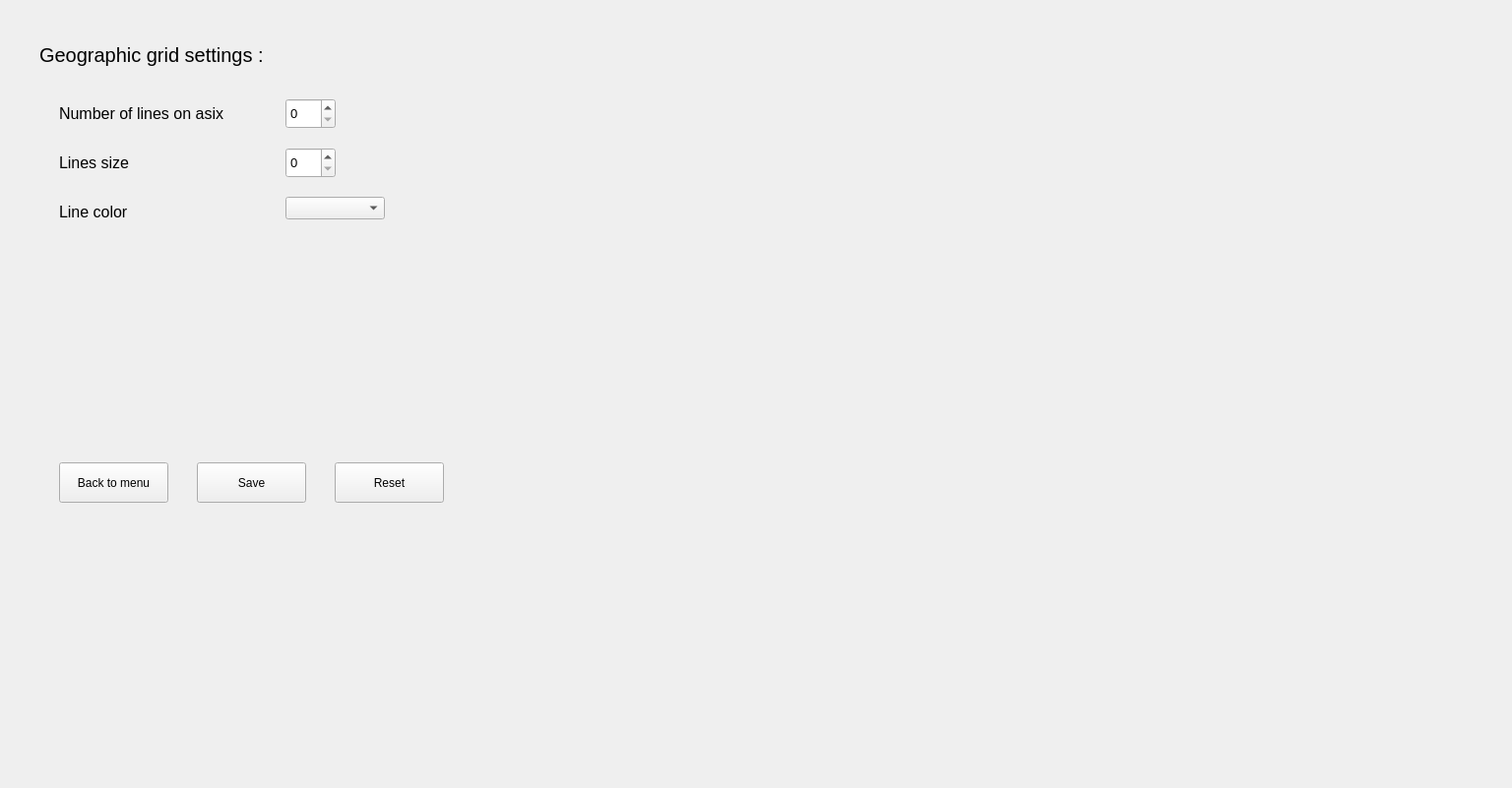
<?xml version="1.0" encoding="UTF-8"?>
<ui version="4.0">
 <class>SettingsWindow</class>
 <widget class="QMainWindow" name="SettingsWindow">
  <property name="geometry">
   <rect>
    <x>0</x>
    <y>0</y>
    <width>1536</width>
    <height>801</height>
   </rect>
  </property>
  <property name="windowTitle">
   <string>MainWindow</string>
  </property>
  <widget class="QWidget" name="centralwidget">
   <widget class="QLabel" name="label">
    <property name="geometry">
     <rect>
      <x>40</x>
      <y>40</y>
      <width>361</width>
      <height>31</height>
     </rect>
    </property>
    <property name="font">
     <font>
      <pointsize>15</pointsize>
     </font>
    </property>
    <property name="text">
     <string>Geographic grid settings :</string>
    </property>
   </widget>
   <widget class="QSpinBox" name="GridLinesNumber">
    <property name="geometry">
     <rect>
      <x>290</x>
      <y>100</y>
      <width>51</width>
      <height>31</height>
     </rect>
    </property>
    <property name="font">
     <font>
      <pointsize>10</pointsize>
     </font>
    </property>
   </widget>
   <widget class="QLabel" name="label_2">
    <property name="geometry">
     <rect>
      <x>60</x>
      <y>100</y>
      <width>221</width>
      <height>31</height>
     </rect>
    </property>
    <property name="font">
     <font>
      <pointsize>12</pointsize>
     </font>
    </property>
    <property name="text">
     <string>Number of lines on asix</string>
    </property>
   </widget>
   <widget class="QLabel" name="label_4">
    <property name="geometry">
     <rect>
      <x>60</x>
      <y>150</y>
      <width>101</width>
      <height>31</height>
     </rect>
    </property>
    <property name="font">
     <font>
      <pointsize>12</pointsize>
     </font>
    </property>
    <property name="text">
     <string>Lines size</string>
    </property>
   </widget>
   <widget class="QSpinBox" name="GridLineSize">
    <property name="geometry">
     <rect>
      <x>290</x>
      <y>150</y>
      <width>51</width>
      <height>31</height>
     </rect>
    </property>
    <property name="font">
     <font>
      <pointsize>10</pointsize>
     </font>
    </property>
   </widget>
   <widget class="QComboBox" name="GridLineColor">
    <property name="geometry">
     <rect>
      <x>290</x>
      <y>200</y>
      <width>101</width>
      <height>23</height>
     </rect>
    </property>
   </widget>
   <widget class="QLabel" name="label_3">
    <property name="geometry">
     <rect>
      <x>60</x>
      <y>200</y>
      <width>101</width>
      <height>31</height>
     </rect>
    </property>
    <property name="font">
     <font>
      <pointsize>12</pointsize>
     </font>
    </property>
    <property name="text">
     <string>Line color</string>
    </property>
   </widget>
   <widget class="QPushButton" name="backButton">
    <property name="geometry">
     <rect>
      <x>60</x>
      <y>470</y>
      <width>111</width>
      <height>41</height>
     </rect>
    </property>
    <property name="text">
     <string>Back to menu</string>
    </property>
   </widget>
   <widget class="QPushButton" name="saveButton">
    <property name="geometry">
     <rect>
      <x>200</x>
      <y>470</y>
      <width>111</width>
      <height>41</height>
     </rect>
    </property>
    <property name="text">
     <string>Save</string>
    </property>
   </widget>
   <widget class="QPushButton" name="resetButton">
    <property name="geometry">
     <rect>
      <x>340</x>
      <y>470</y>
      <width>111</width>
      <height>41</height>
     </rect>
    </property>
    <property name="text">
     <string>Reset</string>
    </property>
   </widget>
  </widget>
  <widget class="QMenuBar" name="menubar">
   <property name="geometry">
    <rect>
     <x>0</x>
     <y>0</y>
     <width>1536</width>
     <height>26</height>
    </rect>
   </property>
  </widget>
 </widget>
 <resources/>
 <connections/>
</ui>
